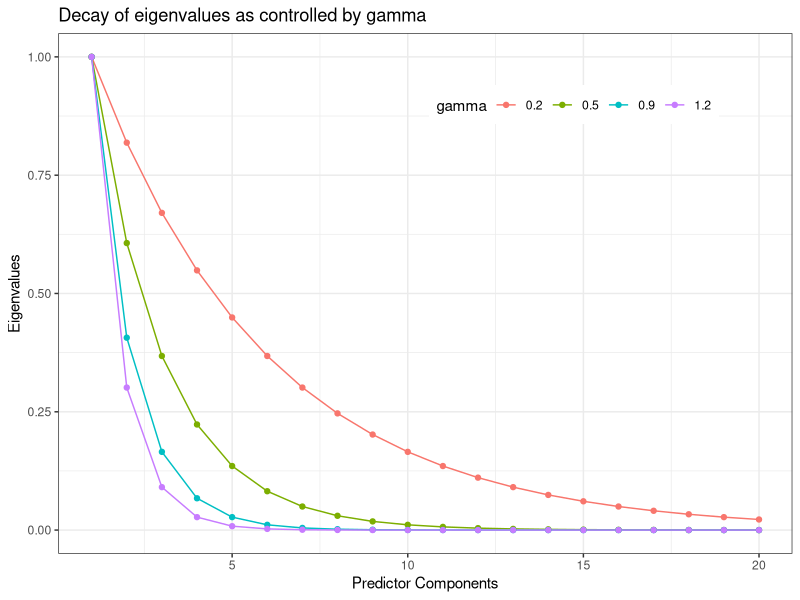

This figure's R source:
## ---- chunk 1
library(ggplot2)
g <- c(0.2, 0.5, 0.9, 1.2)
pred <- 1:20
egn <- sapply(g, function(x) exp(-x * (pred - 1)))
egn_df <- reshape2::melt(egn, varnames = c("Predictor", "gamma"), value.name = "eigenvalues")
egn_df$gamma <- g[egn_df$gamma]
ggplot(egn_df, aes(Predictor, eigenvalues, color = factor(gamma))) +
  geom_line() + geom_point() +
  theme_bw() +
  labs(x = "Predictor Components", y = "Eigenvalues", color = "gamma") +
  ggtitle("Decay of eigenvalues as controlled by gamma") +
  theme(legend.position = c(0.9, 0.9),
        legend.direction = "horizontal",
        legend.justification = c(1, 1))
